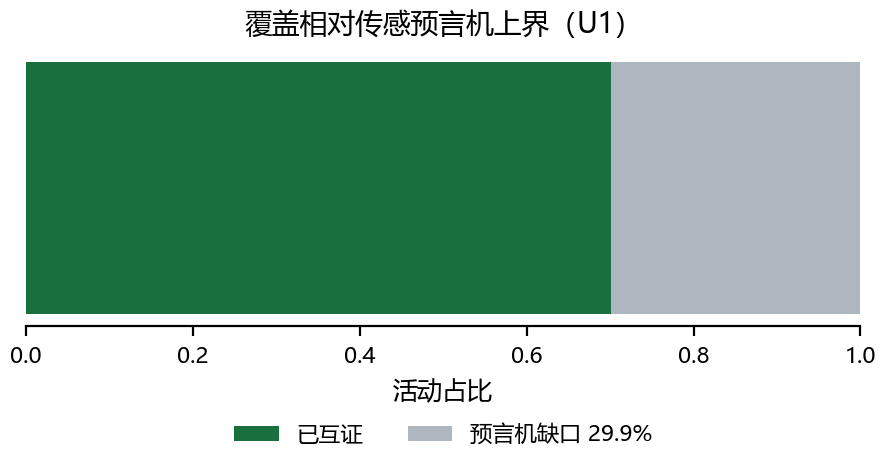

The Python source for this figure:
# -*- coding: utf-8 -*-
"""Coverage vs sensor-oracle ceiling (paper03 fig:coverage)."""
from __future__ import annotations

import os
import sys

import matplotlib.pyplot as plt

HERE = os.path.dirname(os.path.abspath(__file__))
sys.path.insert(0, HERE)

from _style import C_MUTED, C_OK, apply_style_cn, load, save  # noqa: E402


def main():
    apply_style_cn()
    c = load()["coverage"]
    covered = c["frac_corroborated"]
    gap = c["oracle_gap"]
    other = max(0.0, 1.0 - covered)
    fig, ax = plt.subplots(figsize=(4.6, 2.70))
    ax.barh([0], [covered], color=C_OK, height=0.45, label="已互证")
    ax.barh([0], [other], left=[covered], color=C_MUTED, height=0.45,
            label=f"预言机缺口 {gap * 100:.1f}%")
    ax.set_xlim(0, 1)
    ax.set_yticks([])
    ax.set_xlabel("活动占比")
    ax.set_title("覆盖相对传感预言机上界（U1）")
    ax.legend(frameon=False, loc="upper center", bbox_to_anchor=(0.5, -0.28),
              ncol=2)
    fig.tight_layout()
    ax.spines["top"].set_visible(False)
    ax.spines["right"].set_visible(False)
    ax.spines["left"].set_visible(False)
    save(fig, "fig_coverage_CN.pdf")


if __name__ == "__main__":
    main()
